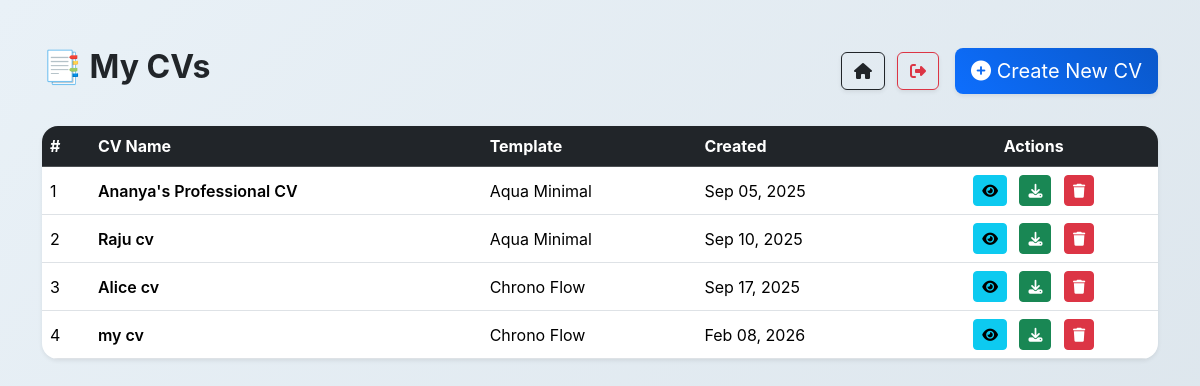
/user/dashboard/ (signed in), run on the app's committed database.
### cvapp/models.py (models this page shows, shortened)
class CVtable(models.Model):
    CV_id=models.AutoField(primary_key=True)
    User_id=models.ForeignKey(User,on_delete=models.CASCADE)#foreign key setup
    CV_Name=models.CharField(max_length=100,null=False)
    Template_id=models.ForeignKey(Template,on_delete=models.CASCADE)
    Created_at=models.DateTimeField(auto_now_add=True)
    Updated_at = models.DateTimeField(auto_now=True)   # ✅ updates every time you save()

class Template(models.Model):
    Template_id=models.AutoField(primary_key=True)
    Template_Name=models.CharField(max_length=100,null=False)
    Preview_image=models.ImageField(upload_to='preview_images/',null=False)
    Created_at=models.DateTimeField(auto_now_add=True)

### cvapp/views.py (the view)
# urls.py: path("user/dashboard/", views.user_dashboard, name="user_dashboard"),
@session_login_required
def user_dashboard(request):
    user_id = request.session.get("user_id")
    cvs = CVtable.objects.filter(User_id=user_id).select_related("Template_id").order_by("Created_at")
    return render(request, "userdashboard.html", {"cvs": cvs})

### cvapp/views.py (called while the page is built)
def session_login_required(view_func):
    @wraps(view_func)
    def _wrapped_view(request, *args, **kwargs):
        if not request.session.get("user_id"):
            messages.warning(request, "⚠️ Please log in to continue")
            return redirect(f"/signin/?next={request.path}")
        return view_func(request, *args, **kwargs)
    return _wrapped_view

### template/userdashboard.html (shortened to what this page needs)
<!DOCTYPE html>
<html lang="en">
<head>
    <link href="https://cdn.jsdelivr.net/npm/bootstrap@5.3.2/dist/css/bootstrap.min.css" rel="stylesheet">
    <link rel="stylesheet" href="https://cdnjs.cloudflare.com/ajax/libs/font-awesome/6.5.2/css/all.min.css">
</head>
<body>
<div class="container py-5">
    <div class="dashboard-header">
        <h2 class="fw-bold text-dark">📑 My CVs</h2>
        <div class="d-flex align-items-center top-buttons">
            <a href="{% url 'home' %}" class="btn btn-outline-dark shadow-sm action-btn" title="Return Home">
                <i class="fa-solid fa-house"></i>
            </a>
            <a href="{% url 'signout' %}" class="btn btn-outline-danger shadow-sm action-btn" title="Logout">
                <i class="fa-solid fa-right-from-bracket"></i>
            </a>
            <a href="{% url 'create_cv' %}" class="btn btn-primary btn-lg shadow-sm action-btn ms-3">
                <i class="fa-solid fa-circle-plus"></i> Create New CV
            </a>
        </div>
    </div>
    {% if cvs %}
    <div class="table-responsive shadow-sm rounded-4 overflow-hidden">
        <table class="table table-hover align-middle mb-0">
            <thead class="table-dark">
                <tr>
                    <th scope="col">#</th>
                    <th scope="col">CV Name</th>
                    <th scope="col">Template</th>
                    <th scope="col">Created</th>
                    <th scope="col" class="text-center">Actions</th>
                </tr>
            </thead>
            <tbody>
                {% for cv in cvs %}
                <tr>
                    <td>{{ forloop.counter }}</td>
                    <td class="fw-semibold">{{ cv.CV_Name }}</td>
                    <td>{{ cv.Template_id.Template_Name }}</td>
                    <td>{{ cv.Created_at|date:"M d, Y" }}</td>
                    <td class="text-center">
                        <a href="{% url 'render_cv_by_id' cv.Template_id_id cv.pk %}" class="btn btn-sm btn-info me-2 action-btn" title="View CV">
                            <i class="fa-solid fa-eye"></i>
                        </a>
                        <a href="{% url 'download_cv' cv.CV_id cv.Template_id_id %}" class="btn btn-sm btn-success me-2 action-btn" title="Download CV">
                            <i class="fa-solid fa-download"></i>
                        </a>
                        <a href="{% url 'delete_cv' cv.CV_id %}" class="btn btn-sm btn-danger action-btn"
                           onclick="return confirm('Are you sure you want to delete this CV?');" title="Delete CV">
                            <i class="fa-solid fa-trash"></i>
                        </a>
                    </td>
                </tr>
                {% endfor %}
            </tbody>
        </table>
    </div>
    {% else %}
    <div class="alert alert-secondary text-center shadow-sm rounded-3">
        You don’t have any CVs yet. <br>
        <a href="{% url 'create_cv' %}" class="btn btn-outline-primary mt-3">➕ Create your first CV</a>
    </div>
    {% endif %}
</div>
</body>
</html>

### template/userdashboard.html (style rules this page uses)
body { background: linear-gradient(135deg, #e9f1f7, #dbe4eb); font-family: 'Inter', sans-serif; min-height: 100vh; }
.dashboard-header { display: flex; justify-content: space-between; align-items: center; margin-bottom: 2rem; }
.action-btn { transition: all 0.3s ease-in-out; }
.btn-primary { background: linear-gradient(45deg, #0d6efd, #0a58ca); border: none; }
.top-buttons .btn { margin-left: 0.75rem; }

### data on the page
CVtable: CV_Name "Ananya's Professional CV", Template_id.Template_Name "Aqua Minimal", Created_at "Sep 05, 2025"
CVtable: CV_Name "Raju cv", Template_id.Template_Name "Aqua Minimal", Created_at "Sep 10, 2025"
CVtable: CV_Name "Alice cv", Template_id.Template_Name "Chrono Flow", Created_at "Sep 17, 2025"
CVtable: CV_Name "my cv", Template_id.Template_Name "Chrono Flow", Created_at "Feb 08, 2026"
